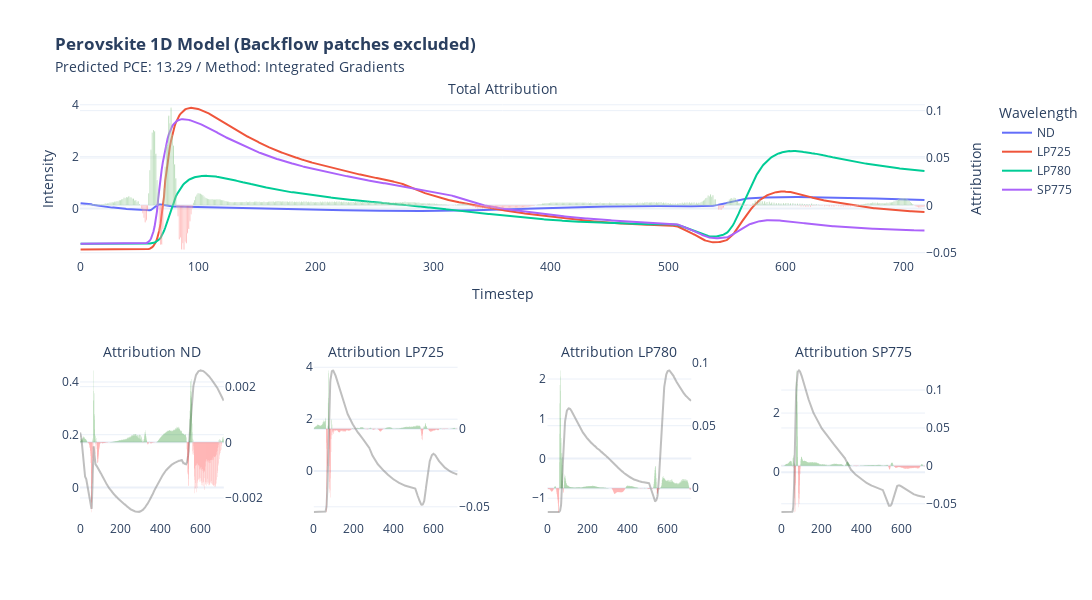

Source (notebook cell):
### Code cell
import plotly.graph_objects as go

def format_title(title, subtitle=None, subtitle_font_size=14):
    title = f'<b>{title}</b>'
    if not subtitle:
        return title
    subtitle = f'<span style="font-size: {subtitle_font_size}px;">{subtitle}</span>'
    return f'{title}<br>{subtitle}'

from plotly.subplots import make_subplots

fig = make_subplots(rows=2, 
                    cols=4, 
                    specs=[[{"secondary_y": True, "colspan": 4}, None,None,None],
                           [{"secondary_y": True},{"secondary_y": True},{"secondary_y": True},{"secondary_y": True}]],
                    subplot_titles=(format_title("", "Total Attribution"), format_title("", "Attribution ND"), format_title("", "Attribution LP725"), format_title("", "Attribution LP780"), format_title("", "Attribution SP775"))
                    )

fig.add_trace(go.Scatter(y=x[0], name = "ND"))
fig.add_trace(go.Scatter(y=x[1], name = "LP725"))
fig.add_trace(go.Scatter(y=x[2], name = "LP780"))
fig.add_trace(go.Scatter(y=x[3], name = "SP775"))

fig.add_trace(go.Bar(y=attr_ig.squeeze().sum(axis=0), name = "Attribution",marker_color=np.where(attr_ig.squeeze().sum(axis=0)<0, 'red', 'green'), opacity = 0.5,showlegend=False),secondary_y=True)

fig.update_yaxes(title= "Intensity")
fig.update_yaxes(title_text="Attribution", secondary_y=True)
fig.update_xaxes(title= "Timestep")

fig.add_trace(go.Scatter(y=x[0], name = "ND",marker_color="grey", opacity = 0.5,showlegend=False), row=2, col=1)
fig.add_trace(go.Bar(y=attr_ig.squeeze()[0],marker_color=np.where(attr_ig.squeeze()[0]<0, 'red', 'green'), opacity = 0.5,showlegend=False,marker_line_width=0),secondary_y=True, row=2, col=1)

fig.update_yaxes(title= None, row=2, col=1)
fig.update_yaxes(title_text=None, secondary_y=True, row=2, col=1)
fig.update_xaxes(title= None, row=2, col=1)

fig.add_trace(go.Scatter(y=x[1], name = "LP725",marker_color="grey", opacity = 0.5,showlegend=False), row=2, col=2)
fig.add_trace(go.Bar(y=attr_ig.squeeze()[1],marker_color=np.where(attr_ig.squeeze()[1]<0, 'red', 'green'), opacity = 0.5,showlegend=False,marker_line_width=0),secondary_y=True, row=2, col=2)

fig.update_yaxes(title= None, row=2, col=2)
fig.update_yaxes(title_text=None, secondary_y=True, row=2, col=2)
fig.update_xaxes(title= None, row=2, col=2)

fig.add_trace(go.Scatter(y=x[2], name = "LP780",marker_color="grey", opacity = 0.5,showlegend=False), row=2, col=3)
fig.add_trace(go.Bar(y=attr_ig.squeeze()[2],marker_color=np.where(attr_ig.squeeze()[2]<0, 'red', 'green'), opacity = 0.5,showlegend=False,marker_line_width=0),secondary_y=True, row=2, col=3)

fig.update_yaxes(title= None, row=2, col=3)
fig.update_yaxes(title_text=None, secondary_y=True, row=2, col=3)
fig.update_xaxes(title= None, row=2, col=3)

fig.add_trace(go.Scatter(y=x[3], name = "SP775",marker_color="grey", opacity = 0.5,showlegend=False), row=2, col=4)
fig.add_trace(go.Bar(y=attr_ig.squeeze()[3],marker_color=np.where(attr_ig.squeeze()[3]<0, 'red', 'green'), opacity = 0.5,showlegend=False,marker_line_width=0),secondary_y=True, row=2, col=4)

fig.update_yaxes(title= None, row=2, col=4)
fig.update_yaxes(title_text=None, secondary_y=True, row=2, col=4)
fig.update_xaxes(title= None, row=2, col=4)

fig.update_layout(
    title= format_title("Perovskite 1D Model (Backflow patches excluded)", "Predicted PCE: " + str(y) + " / Method: Integrated Gradients"),
    legend_title = "Wavelength",
    template = "plotly_white",
    height=600, width=2200
)

fig.show()

### Figure 1 — Plotly figure (JSON) as saved in the notebook; plotly's stock layout.template omitted (floating-point values rounded to 4 significant figures; data arrays with more than 128 entries replaced by an {"elided": "..."} marker saying what was removed)
{"data": [{"name": "ND", "type": "scatter", "y": {"elided": "719 float values"}}, {"name": "LP725", "type": "scatter", "y": {"elided": "719 float values"}}, {"name": "LP780", "type": "scatter", "y": {"elided": "719 float values"}}, {"name": "SP775", "type": "scatter", "y": {"elided": "719 float values"}}, {"marker": {"color": {"elided": "719 str values"}}, "name": "Attribution", "opacity": 0.5, "showlegend": false, "type": "bar", "xaxis": "x", "y": {"elided": "719 float values"}, "yaxis": "y2"}, {"marker": {"color": "grey"}, "name": "ND", "opacity": 0.5, "showlegend": false, "type": "scatter", "xaxis": "x2", "y": {"elided": "719 float values"}, "yaxis": "y3"}, {"marker": {"color": {"elided": "719 str values"}, "line": {"width": 0}}, "opacity": 0.5, "showlegend": false, "type": "bar", "xaxis": "x2", "y": {"elided": "719 float values"}, "yaxis": "y4"}, {"marker": {"color": "grey"}, "name": "LP725", "opacity": 0.5, "showlegend": false, "type": "scatter", "xaxis": "x3", "y": {"elided": "719 float values"}, "yaxis": "y5"}, {"marker": {"color": {"elided": "719 str values"}, "line": {"width": 0}}, "opacity": 0.5, "showlegend": false, "type": "bar", "xaxis": "x3", "y": {"elided": "719 float values"}, "yaxis": "y6"}, {"marker": {"color": "grey"}, "name": "LP780", "opacity": 0.5, "showlegend": false, "type": "scatter", "xaxis": "x4", "y": {"elided": "719 float values"}, "yaxis": "y7"}, {"marker": {"color": {"elided": "719 str values"}, "line": {"width": 0}}, "opacity": 0.5, "showlegend": false, "type": "bar", "xaxis": "x4", "y": {"elided": "719 float values"}, "yaxis": "y8"}, {"marker": {"color": "grey"}, "name": "SP775", "opacity": 0.5, "showlegend": false, "type": "scatter", "xaxis": "x5", "y": {"elided": "719 float values"}, "yaxis": "y9"}, {"marker": {"color": {"elided": "719 str values"}, "line": {"width": 0}}, "opacity": 0.5, "showlegend": false, "type": "bar", "xaxis": "x5", "y": {"elided": "719 float values"}, "yaxis": "y10"}], "layout": {"annotations": [{"font": {"size": 16}, "showarrow": false, "text": "<b></b><br><span style=\"font-size: 14px;\">Total Attribution</span>", "x": 0.47, "xanchor": "center", "xref": "paper", "y": 1, "yanchor": "bottom", "yref": "paper"}, {"font": {"size": 16}, "showarrow": false, "text": "<b></b><br><span style=\"font-size: 14px;\">Attribution ND</span>", "x": 0.08, "xanchor": "center", "xref": "paper", "y": 0.375, "yanchor": "bottom", "yref": "paper"}, {"font": {"size": 16}, "showarrow": false, "text": "<b></b><br><span style=\"font-size: 14px;\">Attribution LP725</span>", "x": 0.34, "xanchor": "center", "xref": "paper", "y": 0.375, "yanchor": "bottom", "yref": "paper"}, {"font": {"size": 16}, "showarrow": false, "text": "<b></b><br><span style=\"font-size: 14px;\">Attribution LP780</span>", "x": 0.6, "xanchor": "center", "xref": "paper", "y": 0.375, "yanchor": "bottom", "yref": "paper"}, {"font": {"size": 16}, "showarrow": false, "text": "<b></b><br><span style=\"font-size: 14px;\">Attribution SP775</span>", "x": 0.86, "xanchor": "center", "xref": "paper", "y": 0.375, "yanchor": "bottom", "yref": "paper"}], "height": 600, "legend": {"title": {"text": "Wavelength"}}, "title": {"text": "<b>Perovskite 1D Model (Backflow patches excluded)</b><br><span style=\"font-size: 14px;\">Predicted PCE: 13.29 / Method: Integrated Gradients</span>"}, "width": 2200, "xaxis": {"anchor": "y", "domain": [0, 0.94], "title": {"text": "Timestep"}}, "xaxis2": {"anchor": "y3", "domain": [0, 0.16], "title": {}}, "xaxis3": {"anchor": "y5", "domain": [0.26, 0.42], "title": {}}, "xaxis4": {"anchor": "y7", "domain": [0.52, 0.68], "title": {}}, "xaxis5": {"anchor": "y9", "domain": [0.78, 0.94], "title": {}}, "yaxis": {"anchor": "x", "domain": [0.625, 1], "title": {"text": "Intensity"}}, "yaxis10": {"anchor": "x5", "overlaying": "y9", "side": "right", "title": {}}, "yaxis2": {"anchor": "x", "overlaying": "y", "side": "right", "title": {"text": "Attribution"}}, "yaxis3": {"anchor": "x2", "domain": [0, 0.375], "title": {}}, "yaxis4": {"anchor": "x2", "overlaying": "y3", "side": "right", "title": {}}, "yaxis5": {"anchor": "x3", "domain": [0, 0.375], "title": {}}, "yaxis6": {"anchor": "x3", "overlaying": "y5", "side": "right", "title": {}}, "yaxis7": {"anchor": "x4", "domain": [0, 0.375], "title": {}}, "yaxis8": {"anchor": "x4", "overlaying": "y7", "side": "right", "title": {}}, "yaxis9": {"anchor": "x5", "domain": [0, 0.375], "title": {}}}}
